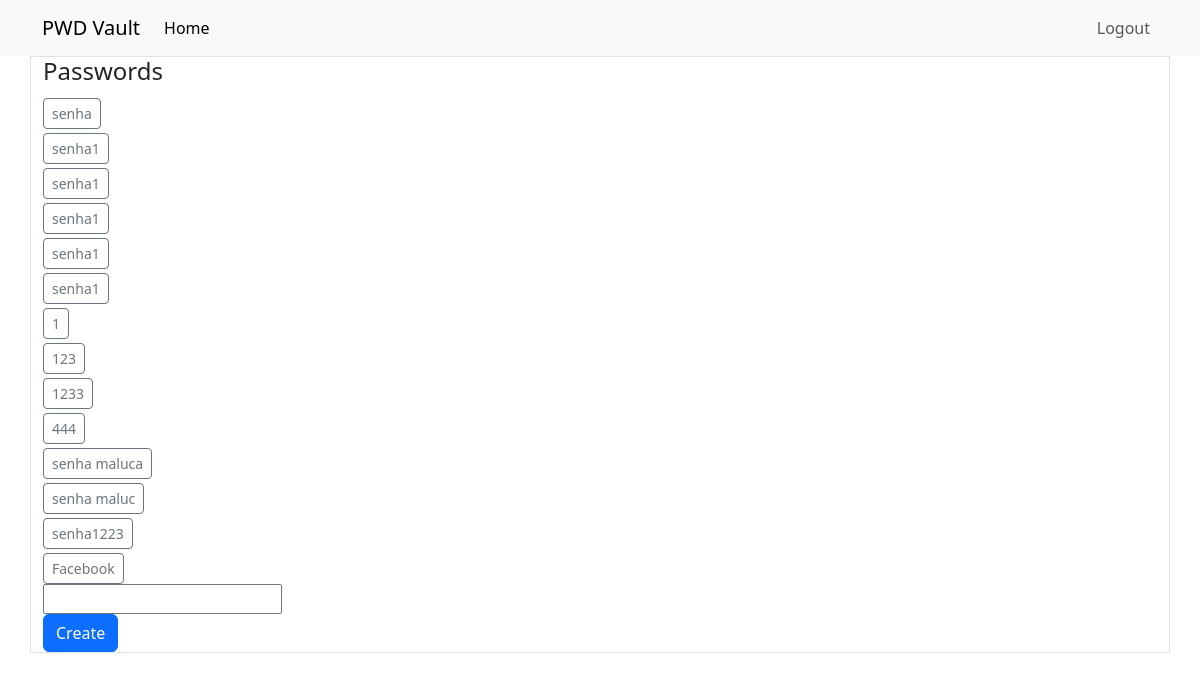
Screenshot of / (signed in) with the database file from the repository.
### app/models/tables.py (models this page shows, shortened)
class Password(db.Model):
    __tablename__ = "password"
    id = db.Column(db.Integer, primary_key=True)
    name = db.Column(db.String(86), nullable=False)
    username = db.Column(db.String(86))
    pwd = db.Column(db.String(120))
    url = db.Column(db.String(120))
    category = db.Column(db.String(20), default="No category")
    id_owner = db.Column(db.Integer, db.ForeignKey("user.id"), nullable=False)

### app/controllers/default.py (the view)
@app.route("/", methods=["GET", "POST"])
def home():
    form_create = FormCreatePassword()
    if current_user.is_authenticated:
        list_password = Password.query.filter_by(id_owner=current_user.id)
        if form_create.validate_on_submit():
            pwd = Password(name=form_create.name.data, id_owner=current_user.id)
            db.session.add(pwd)
            db.session.commit()
            flash("Password create successfully", "alert-success")
    else:
        list_password = None
    return render_template(
        "home.html", form_create=form_create, list_password=list_password
    )

### app/models/forms.py
class FormCreatePassword(FlaskForm):
    name = StringField("Name", validators=[DataRequired()])
    create = SubmitField("Create")

### app/controllers/default.py (called while the page is built)
@login_manager.user_loader
def load_user(user_id):
    return User.query.get(user_id)

### app/templates/home.html (shortened to what this page needs)
{% extends 'base.html' %} {% block body %}
<main>
  {% if list_password %}
  <div class="container">
    <div class="row border">
      <div class="col col-3">
        <h4>Passwords</h4>
        {% for password in list_password %}
        <a href="{{url_for('details_pwd', password_id=password.id)}}"
          ><button type="button" class="btn btn-outline-secondary btn-sm mt-1">
            {{password.name}}
          </button></a
        ><br />
        {% endfor %}
        <form method="POST" action="">
          {{ form_create.csrf_token }} {{ form_create.name }} {{
          form_create.create(class="btn btn-primary") }}
        </form>
      </div>
    </div>
  </div>
  {% else %}
  <div class="container">
    <h1>Please login to test</h1>
  </div>
  {% endif%}
</main>
{% endblock %}

### app/templates/base.html (shortened to what this page needs)
<!DOCTYPE html>
<html lang="en">
  <head>
    <link
      href="https://cdn.jsdelivr.net/npm/bootstrap@5.3.1/dist/css/bootstrap.min.css"
      rel="stylesheet"
    />
  </head>
  <body>
    {% include 'navbar.html' %}  {% block body %} {% endblock %}
  </body>
</html>

### app/templates/navbar.html
<nav class="navbar navbar-expand-lg bg-body-tertiary">
  <div class="container-fluid container ">
    <a class="navbar-brand" href="{{ url_for('home') }}">PWD Vault</a>
    <div class="collapse navbar-collapse" id="navbarSupportedContent">
      <ul class="navbar-nav me-auto mb-2 mb-lg-0">
        <li class="nav-item">
          <a class="nav-link active" aria-current="page" href="{{ url_for('home') }}">Home</a>
        </li>
      </ul>
      <ul class="d-flex navbar-nav">
        {% if current_user.is_authenticated %}
          <li class="nav-item">
            <a class="nav-link" href="{{ url_for('logout') }}">Logout</a>
          </li>
        {% else %}
          <li class="nav-item">
            <a class="nav-link" href="{{ url_for('login') }}">SignIn</a>
          </li>
        {% endif %}
      </ul>
    </div>
  </div>
</nav>

### rows the page displays
Password: name "senha"
Password: name "senha1"
Password: name "senha1"
Password: name "senha1"
Password: name "senha1"
Password: name "senha1"
Password: name "1"
Password: name "123"
Password: name "1233"
Password: name "444"
Password: name "senha maluca"
Password: name "senha maluc"
Password: name "senha1223"
Password: name "Facebook"
